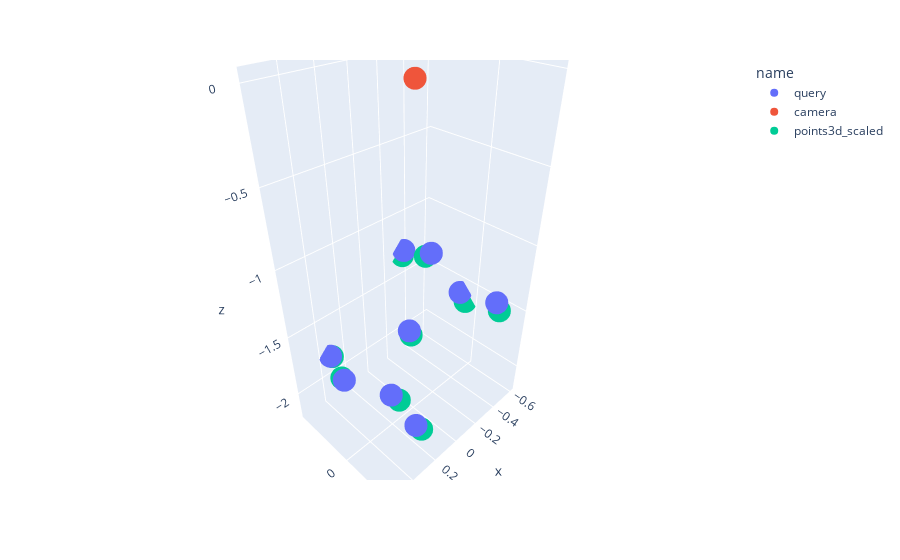

Here is the notebook cell this chart was saved with:
### Code cell
points3d_df = build_df(points_3d_query, "query")
#points3d_df = points3d_df.append(build_df(points_3d_result, "result"))
points3d_df = points3d_df.append(build_df(points3d_scaled, "points3d_scaled"))
fig = px.scatter_3d(points3d_df, x="x", y="y", z="z", color="name")
fig.show()

### Figure 1 — Plotly figure (JSON) as saved in the notebook; plotly's stock layout.template omitted (floating-point values rounded to 4 significant figures)
{"data": [{"hovertemplate": "name=query<br>x=%{x}<br>y=%{y}<br>z=%{z}<extra></extra>", "legendgroup": "query", "marker": {"color": "#636efa", "symbol": "circle"}, "mode": "markers", "name": "query", "scene": "scene", "showlegend": true, "type": "scatter3d", "x": [-0.01121, 0.3422, 0.5647, -0.3453, -0.1229, 0.1005, 0.3229, -0.5871, -0.3646], "y": [-0.05093, -0.4402, 0.01632, -0.4402, 0.01632, -0.1182, 0.3384, -0.1182, 0.3384], "z": [-1.556, -1.804, -1.511, -1.282, -0.989, -2.122, -1.829, -1.6, -1.307]}, {"hovertemplate": "name=camera<br>x=%{x}<br>y=%{y}<br>z=%{z}<extra></extra>", "legendgroup": "camera", "marker": {"color": "#EF553B", "symbol": "circle"}, "mode": "markers", "name": "camera", "scene": "scene", "showlegend": true, "type": "scatter3d", "x": [0, 0], "y": [0, 0], "z": [0, 0]}, {"hovertemplate": "name=points3d_scaled<br>x=%{x}<br>y=%{y}<br>z=%{z}<extra></extra>", "legendgroup": "points3d_scaled", "marker": {"color": "#00cc96", "symbol": "circle"}, "mode": "markers", "name": "points3d_scaled", "scene": "scene", "showlegend": true, "type": "scatter3d", "x": [-0.0185, 0.3195, 0.5613, -0.3438, -0.102, 0.06499, 0.3068, -0.5983, -0.3565], "y": [-0.04289, -0.4544, -0.009757, -0.4544, -0.009756, -0.07603, 0.3686, -0.07603, 0.3686], "z": [-1.591, -1.834, -1.516, -1.33, -1.012, -2.169, -1.851, -1.665, -1.347]}], "layout": {"legend": {"title": {"text": "name"}, "tracegroupgap": 0}, "margin": {"t": 60}, "scene": {"domain": {"x": [0, 1], "y": [0, 1]}, "xaxis": {"title": {"text": "x"}}, "yaxis": {"title": {"text": "y"}}, "zaxis": {"title": {"text": "z"}}}}}
